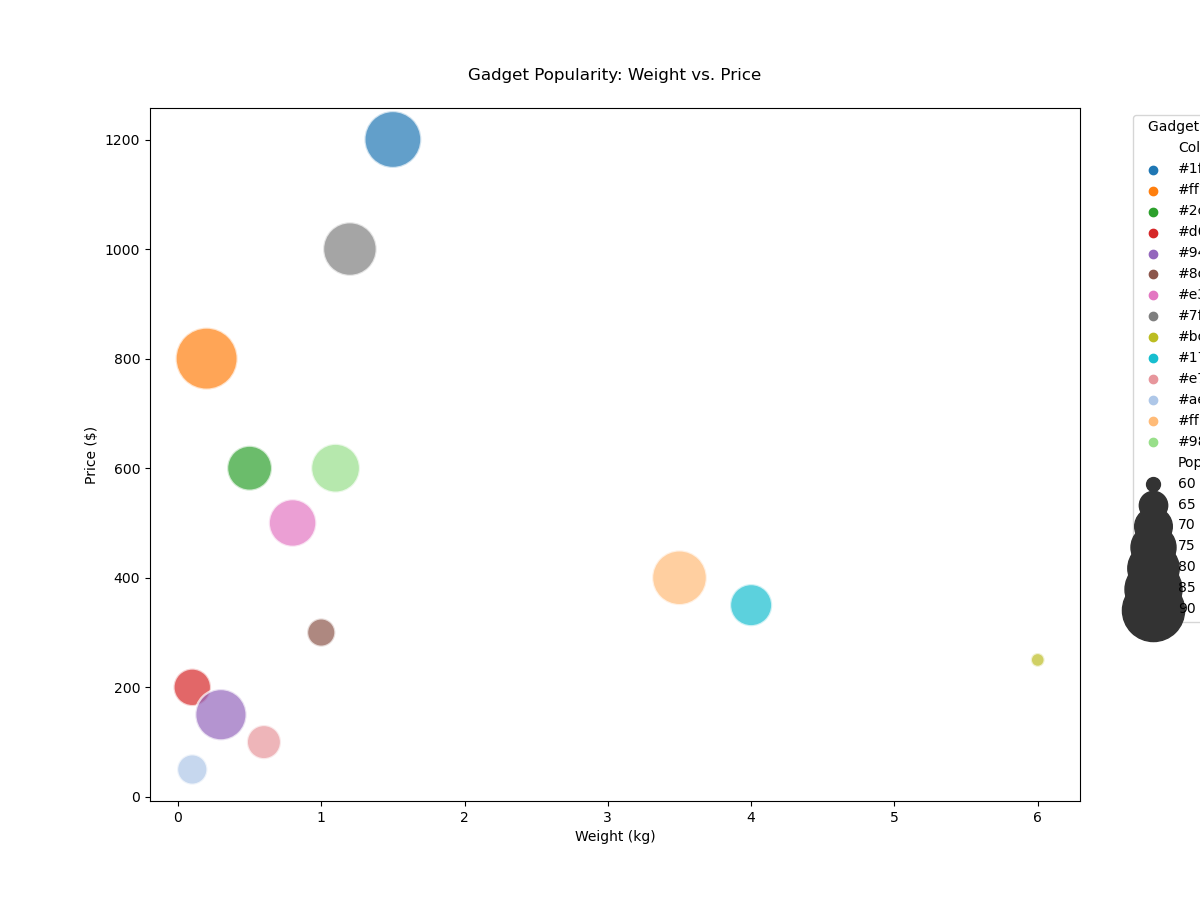

The Python source for this figure:

import seaborn as sns
import pandas as pd
import matplotlib.pyplot as plt

# Define the data for the bubble chart in a DataFrame
data = {
    'Item': ['Laptop', 'Smartphone', 'Tablet', 'Smartwatch', 'Headphones', 
             'Speaker', 'Camera', 'Drone', 'Printer', 'Monitor', 'Keyboard', 
             'Mouse', 'Gaming Console', 'VR Headset'],
    'Weight': [1.5, 0.2, 0.5, 0.1, 0.3, 1.0, 0.8, 1.2, 6.0, 4.0, 0.6, 0.1, 3.5, 1.1],
    'Price': [1200, 800, 600, 200, 150, 300, 500, 1000, 250, 350, 100, 50, 400, 600],
    'Popularity': [85, 90, 75, 70, 80, 65, 77, 82, 60, 73, 68, 66, 83, 78],
    'Color': ['#1f77b4', '#ff7f0e', '#2ca02c', '#d62728', '#9467bd', 
              '#8c564b', '#e377c2', '#7f7f7f', '#bcbd22', '#17becf', 
              '#e7969c', '#aec7e8', '#ffbb78', '#98df8a']
}

df = pd.DataFrame(data)

# Set the size of the bubble chart
plt.figure(figsize=(12, 9))

# Create the bubble chart
bubble_chart = sns.scatterplot(data=df, x='Weight', y='Price', 
                               size='Popularity', hue='Color', 
                               sizes=(100, 2000), edgecolor='w', alpha=0.7, palette=df['Color'].tolist())

# Customize the axes and title
plt.xlabel('Weight (kg)')
plt.ylabel('Price ($)')
plt.title('Gadget Popularity: Weight vs. Price', pad=20)
plt.legend(title='Gadget Color', bbox_to_anchor=(1.05, 1), loc=2)

# Show the plot
plt.show()
